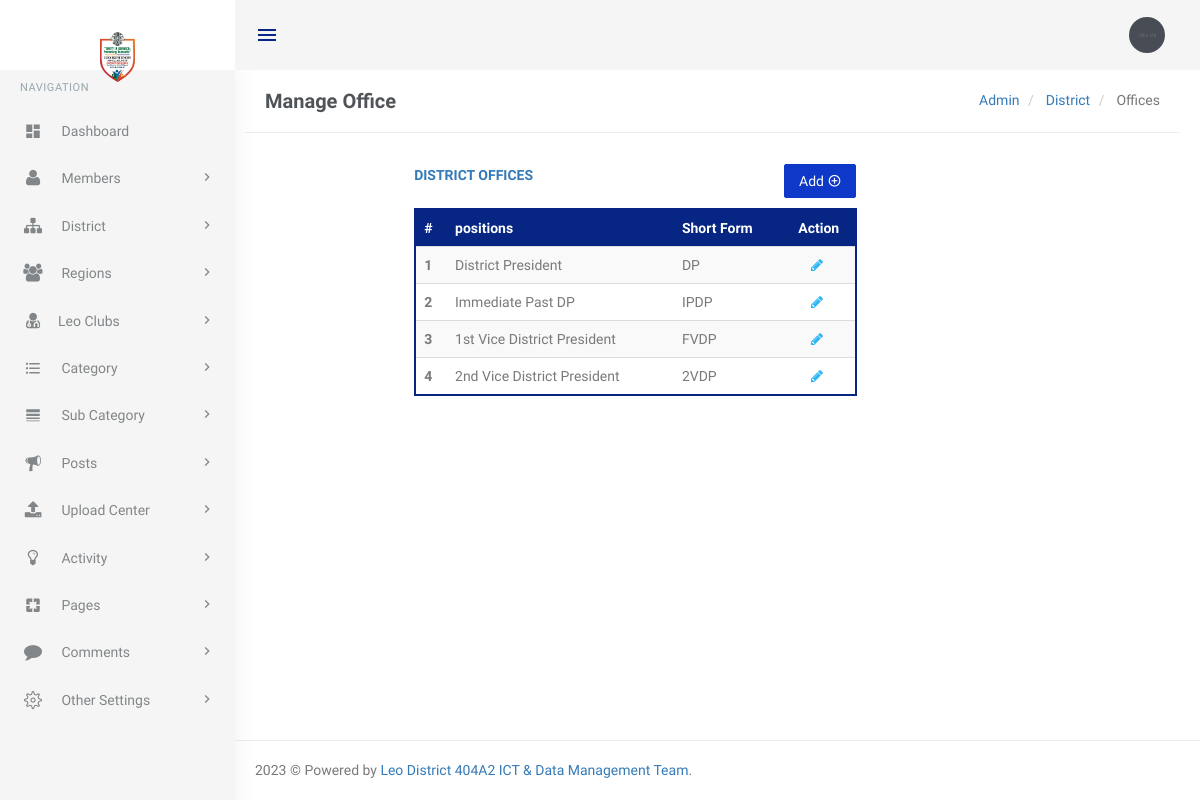
Page /app/district-offices (signed in) on the committed database.
### tables this page shows
CREATE TABLE `tbldistrictoffices` (
  `dOfficesID` int(11) NOT NULL,
  `position` varchar(50) NOT NULL,
  `abbr` varchar(10) NOT NULL,
  `dateUpdated` datetime DEFAULT current_timestamp(),
  `updatedBy` int(11) DEFAULT NULL,
  `isActive` int(1) NOT NULL DEFAULT 1
);

### app/district-offices.php (the view, shortened to what this page needs)
<?php
include('includes/config.php');
if (strlen($_SESSION['login']) == 0) {
    header('location:index');
} else {
    ?>
    <!DOCTYPE html>
    <html lang="en">
    <?php include('includes/pages-head.php'); ?>
    <body class="fixed-left">
        <div id="wrapper">
            <?php include('includes/topheader.php'); ?>
            <?php include('includes/leftsidebar.php'); ?>
            <div class="content-page">
                <div class="content">
                    <div class="container">
                        <div class="row">
                            <div class="col-xs-12">
                                <div class="page-title-box">
                                    <h4 class="page-title">Manage Office</h4>
                                    <ol class="breadcrumb p-0 m-0">
                                        <li>
                                            <a href="#">Admin</a>
                                        </li>
                                        <li>
                                            <a href="#">District </a>
                                        </li>
                                        <li class="active">
                                            Offices
                                        </li>
                                    </ol>
                                    <div class="clearfix"></div>
                                </div>
                            </div>
                        </div>
                        <div class="row">
                            <div class="col-sm-6">
                            </div>
                            <div class="row">
                                <div class="col-md-12">
                                    <div class="demo-box m-t-20">
                                        <div class="col-md-6 col-sm-12 col-md-offset-2" style="margin-bottom: 50px">
                                            <p class=" text-uppercase font-600 font-secondary text-overflow"><a>District
                                                    Offices</a>
                                                <button id="addToTable" class=" btn btn-success waves-effect waves-light"
                                                    style="float: right" title="Add position"
                                                    onclick="addPositionForm();">Add
                                                    <i class="mdi mdi-plus-circle-outline"></i></button>
                                            </p>
                                            <div class="table-responsive table-wrapper-scroll-y custom-table-scrollbar">
                                                <table
                                                    class="table m-0 table-colored-bordered table-bordered-primary table-striped"
                                                    id="table_filter">
                                                    <thead>
                                                        <tr>
                                                            <th>#</th>
                                                            <th> positions</th>
                                                            <th> Short Form</th>
                                                            <th style="text-align:center">Action</th>
                                                        </tr>
                                                    </thead>
                                                    <tbody>
                                                        <?php
                                                        $select_query = "Select * from  tbldistrictoffices";
                                                        $query = mysqli_query($con, $select_query);
                                                        $rowcount = mysqli_num_rows($query);
                                                        $cnt = 1;
                                                        if ($rowcount == 0) { ?>
                                                            <tr>
                                                                <td colspan="7" align="center">
                                                                    <h3 style="color:red">No entry yet</h3>
                                                                </td>
                                                            <tr>
                                                            <?php } else {
                                                            while ($row = mysqli_fetch_array($query)) {
                                                                ?>
                                                                <tr>
                                                                    <th scope="row">
                                                                        <?php echo htmlentities($cnt); ?>
                                                                    </th>
                                                                    <td>
                                                                        <?php echo htmlentities($row['position']); ?>
                                                                    </td>
                                                                    <td>
                                                                        <?php echo htmlentities($row['abbr']); ?>
                                                                    </td>
                                                                    <td style="text-align:center">
                                                                        <a
                                                                            href="edit-centre?oid=<?php echo htmlentities($row['dOfficesID']); ?>"><i
                                                                                class="fa fa-pencil"
                                                                                style="color: #29b6f6;"></i>&nbsp; </a>
                                                                    </td>
                                                                </tr>
                                                                <?php
                                                                $cnt++;
                                                            }
                                                        } ?>
                                                    </tbody>
                                                </table>
                                            </div>
                                        </div>
                                    </div>
                                </div>
                            </div>
                        </div>
                    </div>
                    <?php include('includes/footer.php'); ?>
    </body>
    </html>
<?php } ?>

### app/assets/css/core.css (style rules this page uses)
body { font-family: 'Varela Round', sans-serif; margin: 0; padding-bottom: 60px; overflow-x: hidden; color: #797979; }
html { position: relative; min-height: 100%; }
.h1, .h2, .h3, .h4, .h5, .h6, h1, h2, h3, h4, h5, h6 { color: #505458; font-family: 'varela round', sans-serif; margin: 10px 0; }
p { line-height: 1.6; }
* { outline: none !important; }
.container { width: auto; }
#wrapper { height: 100%; overflow: hidden; width: 100%; }
.p-0 { padding: 0 !important; }
.m-0 { margin: 0 !important; }
.m-t-20 { margin-top: 20px !important; }
.text-overflow { text-overflow: ellipsis; white-space: nowrap; display: block; width: 100%; overflow: hidden; }
.font-secondary { font-family: 'varela round', sans-serif; }
.font-600 { font-weight: 600; }
.row { margin-right: -10px; margin-left: -10px; }
.col-lg-1, .col-lg-10, .col-lg-11, .col-lg-12, .col-lg-2, .col-lg-3, .col-lg-4, .col-lg-5, .col-lg-6, .col-lg-7, .col-lg-8, .col-lg-9, .col-md-1, .col-md-10, .col-md-11, .col-md-12, .col-md-2, .col-md-3, .col-md-4, .col-md-5, .col-md-6, .col-md-7, .col-md-8, .col-md-9, .col-sm-1, .col-sm-10, .col-sm-11, .col-sm-12, .col-sm-2, .col-sm-3, .col-sm-4, .col-sm-5, .col-sm-6, .col-sm-7, .col-sm-8, .col-sm-9, .col-xs-1, .col-xs-10, .col-xs-11, .col-xs-12, .col-xs-2, .col-xs-3, .col-xs-4, .col-xs-5, .col-xs-6, .col-xs-7, .col-xs-8, .col-xs-9 { padding-left: 10px; padding-right: 10px; }
.breadcrumb { background-color: transparent; margin-bottom: 15px; padding-top: 10px; padding-left: 0; }
.waves-effect { position: relative; cursor: pointer; display: inline-block; overflow: hidden; -webkit-user-select: none; -moz-user-select: none; -ms-user-select: none; user-select: none; -webkit-tap-highlight-color: transparent; vertical-align: middle; z-index: 1; will-change: opacity, transform; -webkit-transition: all 0.3s ease-out; -moz-transition: all 0.3s ease-out; -o-transition: all 0.3s ease-out; -ms-transition: all 0.3s ease-out; transition: all 0.3s ease-out; }
.demo-box { padding: 10px 15px; }

### app/assets/css/menu.css (style rules this page uses)
.content-page { margin-left: 225px; overflow: hidden; }
.content-page .content { padding: 0 5px 10px 5px; margin-top: 70px; }
.page-title { font-size: 20px; margin-bottom: 0; margin-top: 0; font-weight: 600; }
.page-title-box { padding: 20px; border-bottom: 1px solid #eee; }
.page-title-box .page-title { margin-bottom: 0; float: left; }
.page-title-box .breadcrumb { float: right; background-color: transparent !important; }

### rows in the picture
tbldistrictoffices: position "District President", abbr "DP"
tbldistrictoffices: position "Immediate Past DP", abbr "IPDP"
tbldistrictoffices: position "1st Vice District President", abbr "FVDP"
tbldistrictoffices: position "2nd Vice District President", abbr "2VDP"
